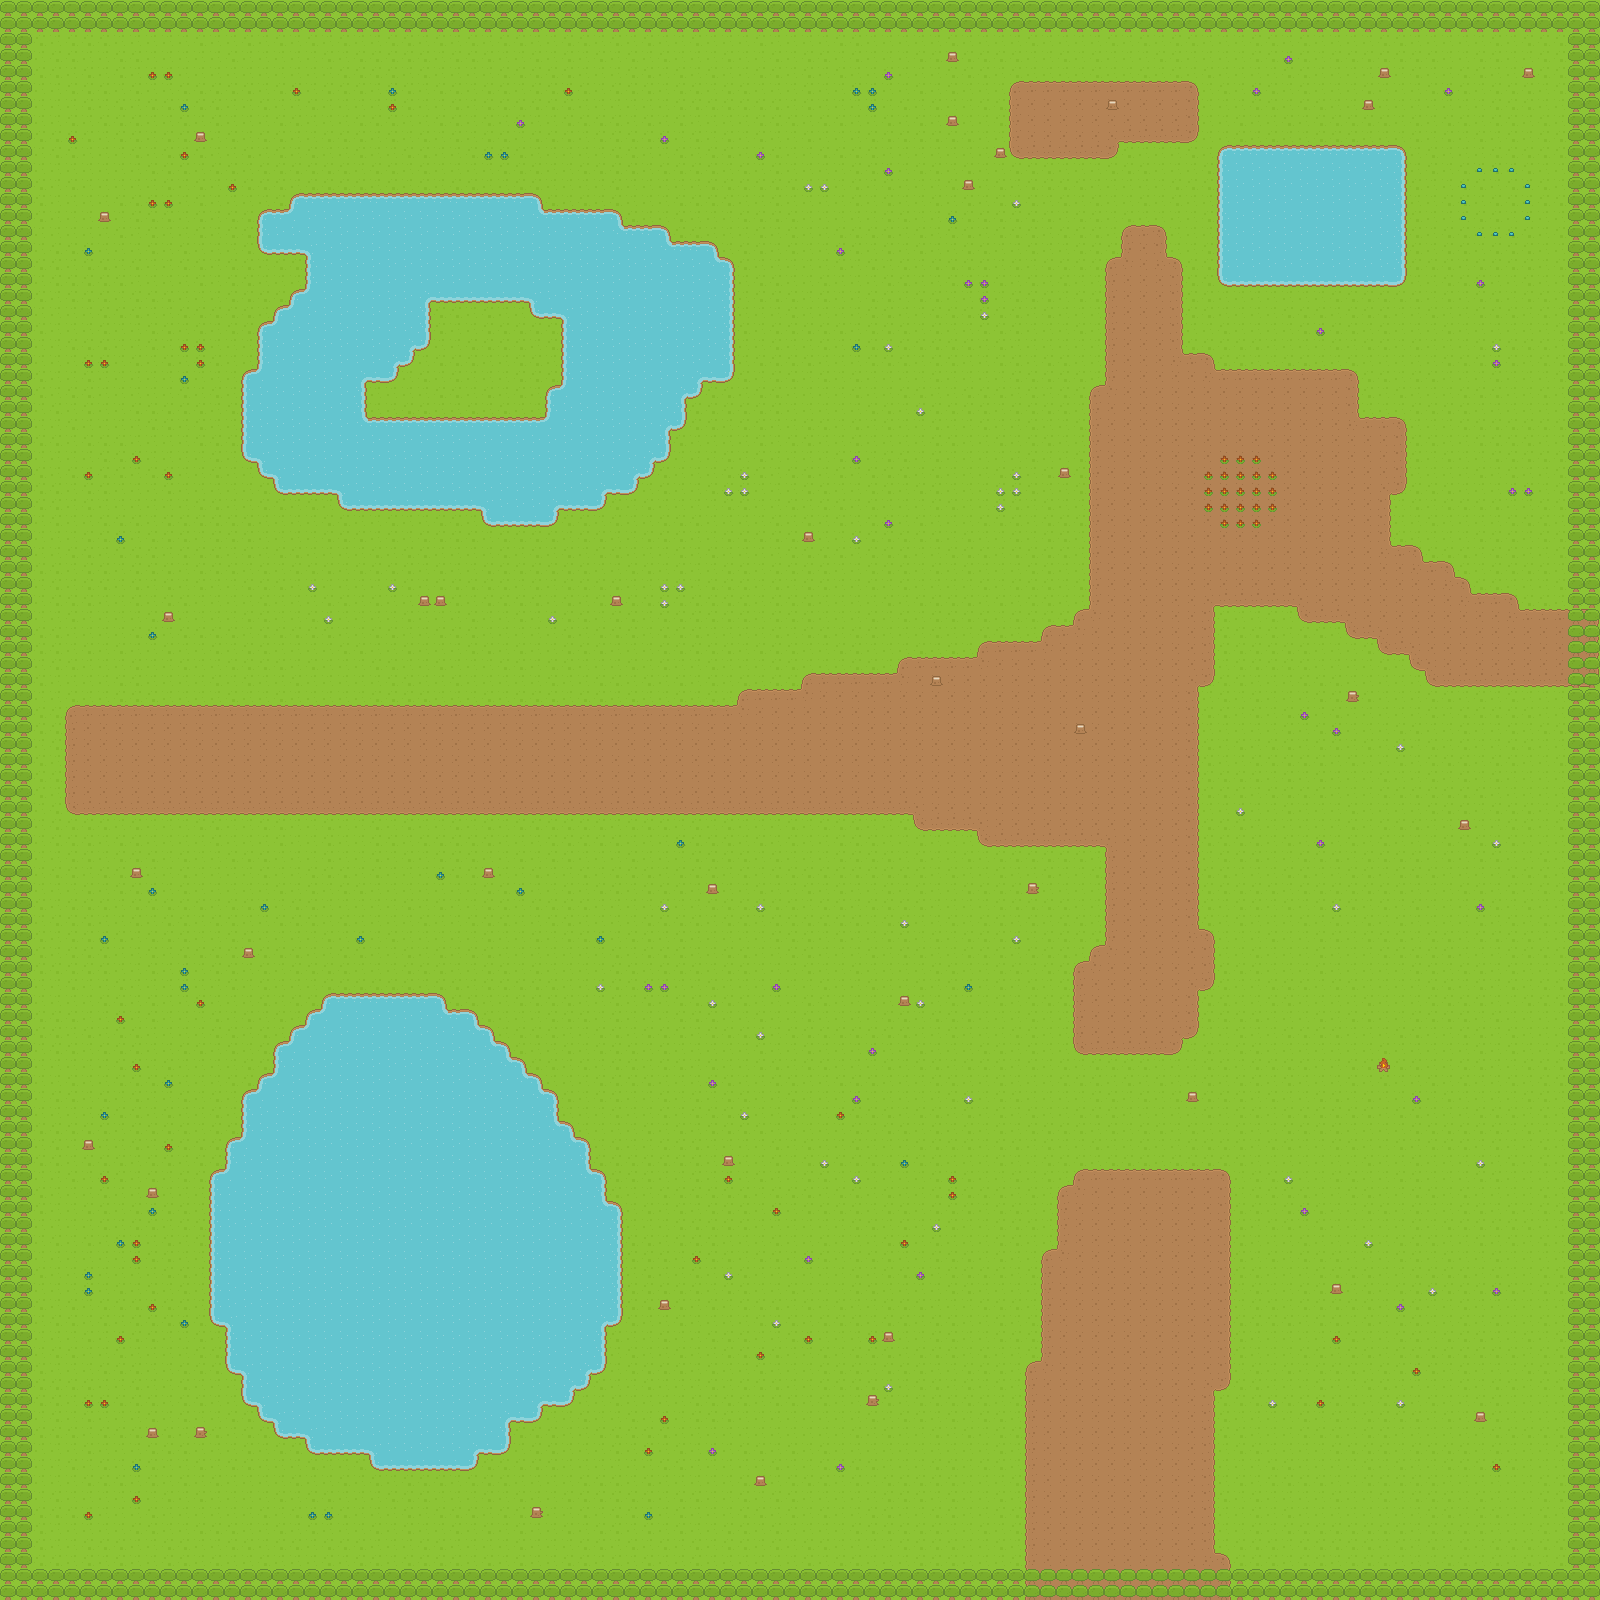

This is a level from a 2D game, rendered from its Tiled map with the project's own tilesets. A one-line summary and the map file follow, with tile-layer data summarised:
An orthogonal 100x100 tile map with 16x16 px tiles, 3 tile layers (Tile Layer 2, Tile Layer 1, Objects).

<map version="1.2" tiledversion="1.3.2" orientation="orthogonal" renderorder="left-down" compressionlevel="-1" width="100" height="100" tilewidth="16" tileheight="16" infinite="0" nextlayerid="4" nextobjectid="1">
 <properties>
  <property name="Unity:scale" value=".0625" />
 </properties>
 <tileset firstgid="1" source="../../../Base Tileset.tsx" />
 <layer id="2" name="Tile Layer 2" width="100" height="100">
  <data>[10000 cells, 10000 non-empty, 2 distinct tile ids]</data>
 </layer>
 <layer id="1" name="Tile Layer 1" width="100" height="100">
  <data>[10000 cells, 10000 non-empty, 28 distinct tile ids]</data>
 </layer>
 <layer id="3" name="Objects" width="100" height="100">
  <data>[10000 cells, 1025 non-empty, 9 distinct tile ids]</data>
 </layer>
</map>
